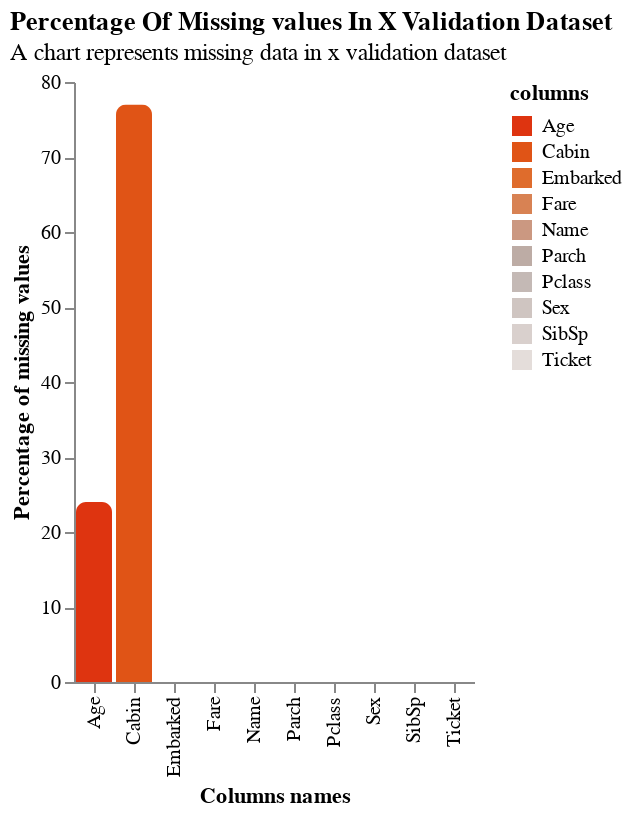

The notebook cell this image was saved under:
### Code cell
plot_NaN(
    valid_x,
    name='x validation dataset',
    only_nan=False,
    use_percent=True
)

### Figure 1 — Vega-Lite specification as saved in the notebook (floating-point values rounded to 4 significant figures)
{"config": {"view": {"continuousWidth": 300, "continuousHeight": 300, "stroke": null}, "axis": {"grid": false}}, "data": {"name": "data-653e816db5423fbf2c77d21ee040ceb6"}, "mark": {"type": "bar", "cornerRadiusTopLeft": 5, "cornerRadiusTopRight": 5}, "encoding": {"color": {"field": "columns", "legend": {"orient": "right"}, "scale": {"scheme": "lightgreyred", "reverse": true}, "type": "nominal"}, "text": {"field": "columns", "type": "nominal"}, "tooltip": [{"field": "columns", "type": "nominal"}, {"field": "total_nan", "type": "quantitative"}, {"field": "percent_nan", "type": "quantitative"}], "x": {"field": "columns", "title": "Columns names", "type": "nominal"}, "y": {"field": "percent_nan", "title": "Percentage of missing values", "type": "quantitative"}}, "title": {"text": "Percentage Of Missing values In X Validation Dataset", "anchor": "start", "subtitle": "A chart represents missing data in x validation dataset"}, "$schema": "https://vega.github.io/schema/vega-lite/v5.20.1.json", "datasets": {"data-653e816db5423fbf2c77d21ee040ceb6": [{"columns": "Pclass", "total_nan": 0, "percent_nan": 0}, {"columns": "Name", "total_nan": 0, "percent_nan": 0}, {"columns": "Sex", "total_nan": 0, "percent_nan": 0}, {"columns": "Age", "total_nan": 53, "percent_nan": 24}, {"columns": "SibSp", "total_nan": 0, "percent_nan": 0}, {"columns": "Parch", "total_nan": 0, "percent_nan": 0}, {"columns": "Ticket", "total_nan": 0, "percent_nan": 0}, {"columns": "Fare", "total_nan": 0, "percent_nan": 0}, {"columns": "Cabin", "total_nan": 172, "percent_nan": 77}, {"columns": "Embarked", "total_nan": 0, "percent_nan": 0}]}}
